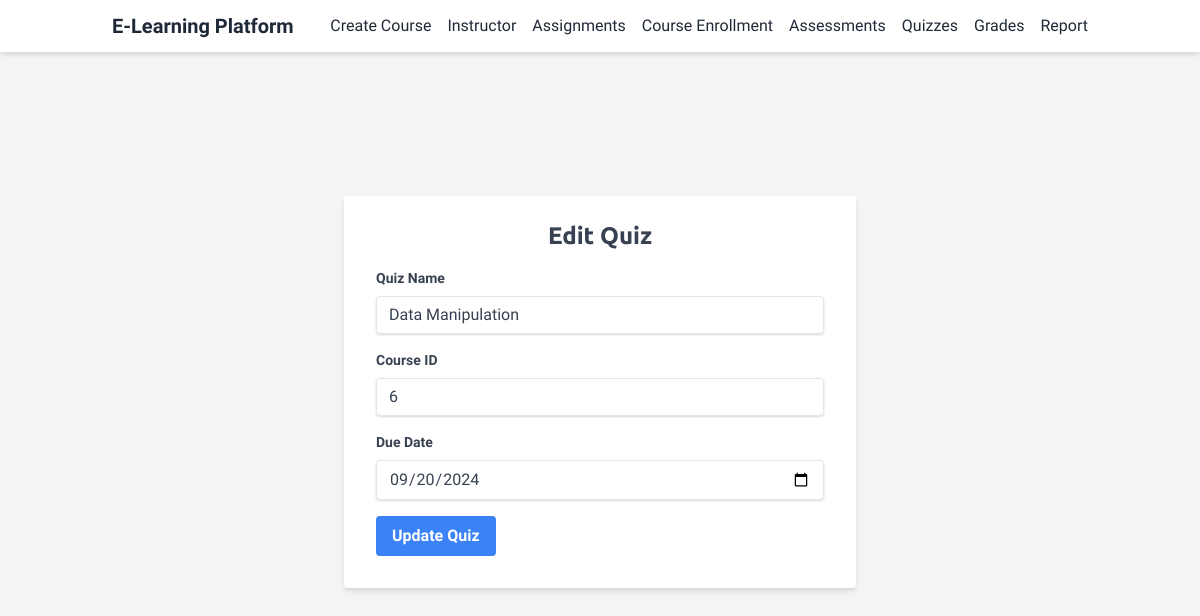
Page /edit_quiz.php?id=6 on the committed database.
### tables this page shows
CREATE TABLE `quizzes` (
  `QuizID` int(11) NOT NULL,
  `QuizName` varchar(255) NOT NULL,
  `CourseID` int(11) NOT NULL,
  `DueDate` date NOT NULL
);

### edit_quiz.php (the view, shortened to what this page needs)
<?php
include 'db.php';
if (isset($_GET['id'])) {
    $quizID = $_GET['id'];
    $sql = "SELECT * FROM Quizzes WHERE QuizID = $quizID";
    $result = $conn->query($sql);
    $quiz = $result->fetch_assoc();
} else {
    echo "No quiz ID provided.";
}
?>
<!DOCTYPE html>
<html lang="en">
<head>
    <link href="https://cdn.jsdelivr.net/npm/tailwindcss@2.2.19/dist/tailwind.min.css" rel="stylesheet">
</head>
<body class="bg-gray-100">
<nav class="bg-white shadow-md fixed top-0 left-0 w-full z-50">
    <div class="container mx-auto px-6 py-3 flex justify-between items-center">
        <a href="index.php" class="text-xl font-bold text-gray-800 hover:text-gray-600">E-Learning Platform</a>
        <div class="flex space-x-4">
            <a href="course_create.php" class="text-gray-800 hover:text-gray-600">Create Course</a>
            <a href="instructor.php" class="text-gray-800 hover:text-gray-600">Instructor</a>
            <a href="assignments.php" class="text-gray-800 hover:text-gray-600">Assignments</a>
            <a href="course_enroll.php" class="text-gray-800 hover:text-gray-600">Course Enrollment</a>
            <a href="manage_assessments.php" class="text-gray-800 hover:text-gray-600">Assessments</a>
            <a href="manage_quizzes.php" class="text-gray-800 hover:text-gray-600">Quizzes</a>
            <a href="grades.php" class="text-gray-800 hover:text-gray-600">Grades</a>
            <a href="report.php" class="text-gray-800 hover:text-gray-600">Report</a>
        </div>
    </div>
</nav>
    <div class="flex justify-center items-center h-screen">
        <div class="w-full max-w-lg">
            <div class="bg-white shadow-md rounded px-8 pt-6 pb-8 mb-4">
                <h2 class="text-2xl font-bold text-center text-gray-700 mb-4">Edit Quiz</h2>
                <form action="edit_quiz.php?id=<?php echo $quizID; ?>" method="post">
                    <div class="mb-4">
                        <label for="quizName" class="block text-gray-700 text-sm font-bold mb-2">Quiz Name</label>
                        <input type="text" id="quizName" name="quizName" value="<?php echo $quiz['QuizName']; ?>" class="shadow appearance-none border rounded w-full py-2 px-3 text-gray-700 leading-tight focus:outline-none focus:shadow-outline" required>
                    </div>
                    <div class="mb-4">
                        <label for="courseID" class="block text-gray-700 text-sm font-bold mb-2">Course ID</label>
                        <input type="number" id="courseID" name="courseID" value="<?php echo $quiz['CourseID']; ?>" class="shadow appearance-none border rounded w-full py-2 px-3 text-gray-700 leading-tight focus:outline-none focus:shadow-outline" required>
                    </div>
                    <div class="mb-4">
                        <label for="dueDate" class="block text-gray-700 text-sm font-bold mb-2">Due Date</label>
                        <input type="date" id="dueDate" name="dueDate" value="<?php echo $quiz['DueDate']; ?>" class="shadow appearance-none border rounded w-full py-2 px-3 text-gray-700 leading-tight focus:outline-none focus:shadow-outline" required>
                    </div>
                    <button type="submit" class="bg-blue-500 hover:bg-blue-700 text-white font-bold py-2 px-4 rounded focus:outline-none focus:shadow-outline">Update Quiz</button>
                </form>
            </div>
        </div>
    </div>
</body>
</html>

### edit_quiz.php (style rules this page uses)
body { font-family: 'Saira', sans-serif; }
h1, h2, h3 { font-family: 'Ubuntu', sans-serif; }

### rows in the picture
quizzes: quizName "Data Manipulation", courseID "6", dueDate "09/20/2024"
